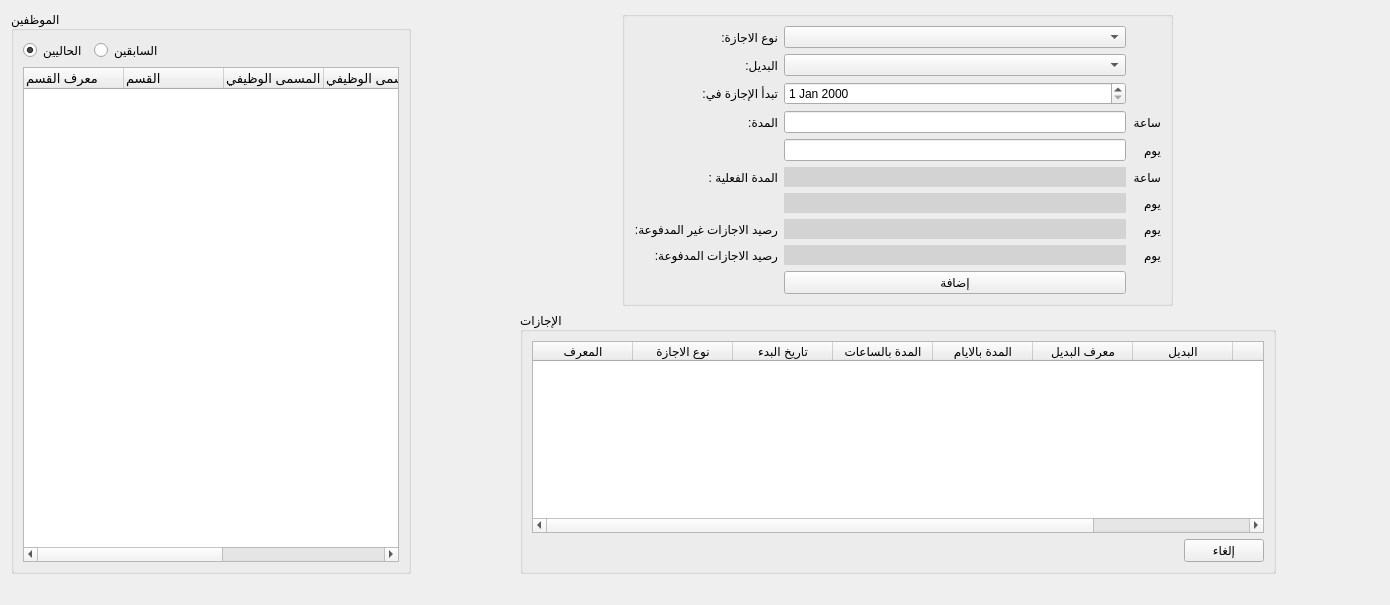
     <widget class="QWidget" name="tab_3">
      <attribute name="title">
       <string>الاجازات</string>
      </attribute>
      <layout class="QGridLayout" name="gridLayout_16">
       <item row="0" column="1" colspan="2">
        <spacer name="horizontalSpacer_8">
         <property name="orientation">
          <enum>Qt::Horizontal</enum>
         </property>
         <property name="sizeType">
          <enum>QSizePolicy::Expanding</enum>
         </property>
         <property name="sizeHint" stdset="0">
          <size>
           <width>199</width>
           <height>20</height>
          </size>
         </property>
        </spacer>
       </item>
       <item row="0" column="3">
        <widget class="QGroupBox" name="groupBox">
         <property name="title">
          <string/>
         </property>
         <layout class="QGridLayout" name="gridLayout_15">
          <item row="8" column="0">
           <widget class="QLabel" name="label_11">
            <property name="text">
             <string>رصيد الاجازات المدفوعة:</string>
            </property>
           </widget>
          </item>
          <item row="3" column="1">
           <widget class="QLineEdit" name="leave_duration_hours_input"/>
          </item>
          <item row="3" column="2">
           <widget class="QLabel" name="label_5">
            <property name="text">
             <string>ساعة</string>
            </property>
           </widget>
          </item>
          <item row="2" column="0">
           <widget class="QLabel" name="label_7">
            <property name="text">
             <string>تبدأ الإجازة في:</string>
            </property>
           </widget>
          </item>
          <item row="9" column="1">
           <widget class="QPushButton" name="add_leave_btn">
            <property name="enabled">
             <bool>true</bool>
            </property>
            <property name="text">
             <string>إضافة</string>
            </property>
           </widget>
          </item>
          <item row="5" column="0">
           <widget class="QLabel" name="label_90">
            <property name="text">
             <string>المدة الفعلية :</string>
            </property>
           </widget>
          </item>
          <item row="0" column="1">
           <widget class="QComboBox" name="leave_type_combobox"/>
          </item>
          <item row="6" column="2">
           <widget class="QLabel" name="label_91">
            <property name="text">
             <string>يوم</string>
            </property>
           </widget>
          </item>
          <item row="1" column="0">
           <widget class="QLabel" name="label_3">
            <property name="text">
             <string>البديل:</string>
            </property>
           </widget>
          </item>
          <item row="8" column="1">
           <widget class="QLineEdit" name="paid_leave_remaining_days_balance_input">
            <property name="enabled">
             <bool>false</bool>
            </property>
            <property name="styleSheet">
             <string notr="true">background-color:lightgray;
color:black;
border-style: none;
height:20;</string>
            </property>
           </widget>
          </item>
          <item row="8" column="2">
           <widget class="QLabel" name="label_88">
            <property name="text">
             <string>يوم</string>
            </property>
           </widget>
          </item>
          <item row="4" column="2">
           <widget class="QLabel" name="label_6">
            <property name="text">
             <string>يوم</string>
            </property>
           </widget>
          </item>
          <item row="0" column="0">
           <widget class="QLabel" name="label_2">
            <property name="text">
             <string>نوع الاجازة:</string>
            </property>
           </widget>
          </item>
          <item row="6" column="1">
           <widget class="QLineEdit" name="actual_leave_duration_days_input">
            <property name="enabled">
             <bool>false</bool>
            </property>
            <property name="styleSheet">
             <string notr="true">background-color:lightgray;
color:black;
border-style: none;
height:20;</string>
            </property>
           </widget>
          </item>
          <item row="3" column="0">
           <widget class="QLabel" name="label_4">
            <property name="text">
             <string>المدة:</string>
            </property>
           </widget>
          </item>
          <item row="4" column="1">
           <widget class="QLineEdit" name="leave_duration_days_input">
            <property name="enabled">
             <bool>true</bool>
            </property>
            <property name="styleSheet">
             <string notr="true"/>
            </property>
           </widget>
          </item>
          <item row="7" column="2">
           <widget class="QLabel" name="label_8">
            <property name="text">
             <string>يوم</string>
            </property>
           </widget>
          </item>
          <item row="5" column="1">
           <widget class="QLineEdit" name="actual_leave_duration_hours_input">
            <property name="enabled">
             <bool>false</bool>
            </property>
            <property name="styleSheet">
             <string notr="true">background-color:lightgray;
color:black;
border-style: none;
height:20;</string>
            </property>
           </widget>
          </item>
          <item row="5" column="2">
           <widget class="QLabel" name="label_92">
            <property name="text">
             <string>ساعة</string>
            </property>
           </widget>
          </item>
          <item row="7" column="0">
           <widget class="QLabel" name="label_10">
            <property name="text">
             <string>رصيد الاجازات غير المدفوعة:</string>
            </property>
           </widget>
          </item>
          <item row="1" column="1">
           <widget class="QComboBox" name="leave_alternative_combobox"/>
          </item>
          <item row="7" column="1">
           <widget class="QLineEdit" name="unpaid_leave_remaining_days_balance_input">
            <property name="enabled">
             <bool>false</bool>
            </property>
            <property name="styleSheet">
             <string notr="true">background-color:lightgray;
color:black;
border-style: none;
height:20;</string>
            </property>
           </widget>
          </item>
          <item row="2" column="1">
           <widget class="QDateEdit" name="leave_start_input"/>
          </item>
         </layout>
        </widget>
       </item>
       <item row="0" column="4" colspan="2">
        <spacer name="horizontalSpacer_9">
         <property name="orientation">
          <enum>Qt::Horizontal</enum>
         </property>
         <property name="sizeType">
          <enum>QSizePolicy::Expanding</enum>
         </property>
         <property name="sizeHint" stdset="0">
          <size>
           <width>200</width>
           <height>20</height>
          </size>
         </property>
        </spacer>
       </item>
       <item row="1" column="2" colspan="3">
        <widget class="QGroupBox" name="employees_groupbox_7">
         <property name="title">
          <string>الإجازات</string>
         </property>
         <layout class="QGridLayout" name="gridLayout_17">
          <item row="0" column="0" colspan="2">
           <widget class="QTableWidget" name="leaves_table">
            <property name="enabled">
             <bool>true</bool>
            </property>
            <column>
             <property name="text">
              <string>المعرف</string>
             </property>
            </column>
            <column>
             <property name="text">
              <string>نوع الاجازة</string>
             </property>
            </column>
            <column>
             <property name="text">
              <string>تاريخ البدء</string>
             </property>
            </column>
            <column>
             <property name="text">
              <string>المدة بالساعات</string>
             </property>
            </column>
            <column>
             <property name="text">
              <string>المدة بالايام</string>
             </property>
            </column>
            <column>
             <property name="text">
              <string>معرف البديل</string>
             </property>
            </column>
            <column>
             <property name="text">
              <string>البديل</string>
             </property>
            </column>
            <column>
             <property name="text">
              <string>التاريخ</string>
             </property>
            </column>
            <column>
             <property name="text">
              <string>الحالة</string>
             </property>
            </column>
           </widget>
          </item>
          <item row="1" column="1">
           <widget class="QPushButton" name="leave_cancel_btn">
            <property name="text">
             <string>إلغاء</string>
            </property>
           </widget>
          </item>
          <item row="1" column="0">
           <spacer name="horizontalSpacer_10">
            <property name="orientation">
             <enum>Qt::Horizontal</enum>
            </property>
            <property name="sizeType">
             <enum>QSizePolicy::Expanding</enum>
            </property>
            <property name="sizeHint" stdset="0">
             <size>
              <width>646</width>
              <height>20</height>
             </size>
            </property>
           </spacer>
          </item>
         </layout>
        </widget>
       </item>
       <item row="2" column="1">
        <spacer name="horizontalSpacer_7">
         <property name="orientation">
          <enum>Qt::Horizontal</enum>
         </property>
         <property name="sizeType">
          <enum>QSizePolicy::Fixed</enum>
         </property>
         <property name="sizeHint" stdset="0">
          <size>
           <width>50</width>
           <height>20</height>
          </size>
         </property>
        </spacer>
       </item>
       <item row="2" column="5">
        <spacer name="horizontalSpacer_6">
         <property name="orientation">
          <enum>Qt::Horizontal</enum>
         </property>
         <property name="sizeType">
          <enum>QSizePolicy::Fixed</enum>
         </property>
         <property name="sizeHint" stdset="0">
          <size>
           <width>50</width>
           <height>20</height>
          </size>
         </property>
        </spacer>
       </item>
       <item row="0" column="0" rowspan="2">
        <widget class="QGroupBox" name="employees_groupbox_6">
         <property name="minimumSize">
          <size>
           <width>400</width>
           <height>0</height>
          </size>
         </property>
         <property name="title">
          <string>الموظفين</string>
         </property>
         <layout class="QGridLayout" name="gridLayout_51">
          <item row="0" column="0">
           <widget class="QRadioButton" name="leaves_current_employees">
            <property name="text">
             <string>الحاليين</string>
            </property>
            <property name="checked">
             <bool>true</bool>
            </property>
           </widget>
          </item>
          <item row="0" column="1">
           <widget class="QRadioButton" name="leaves_resigned_employees">
            <property name="text">
             <string>السابقين</string>
            </property>
           </widget>
          </item>
          <item row="0" column="2">
           <spacer name="horizontalSpacer_30">
            <property name="orientation">
             <enum>Qt::Horizontal</enum>
            </property>
            <property name="sizeHint" stdset="0">
             <size>
              <width>124</width>
              <height>20</height>
             </size>
            </property>
           </spacer>
          </item>
          <item row="1" column="0" colspan="3">
           <widget class="QTreeWidget" name="leaves_employees_tree">
            <property name="font">
             <font>
              <pointsize>10</pointsize>
             </font>
            </property>
            <property name="alternatingRowColors">
             <bool>false</bool>
            </property>
            <column>
             <property name="text">
              <string>معرف القسم</string>
             </property>
            </column>
            <column>
             <property name="text">
              <string>القسم</string>
             </property>
            </column>
            <column>
             <property name="text">
              <string>معرف المسمى الوظيفي</string>
             </property>
            </column>
            <column>
             <property name="text">
              <string>المسمى الوظيفي</string>
             </property>
            </column>
            <column>
             <property name="text">
              <string>معرف الموظف</string>
             </property>
            </column>
            <column>
             <property name="text">
              <string>الموظف</string>
             </property>
            </column>
            <column>
             <property name="text">
              <string>تاريخ الاستقالة</string>
             </property>
            </column>
           </widget>
          </item>
         </layout>
        </widget>
       </item>
      </layout>
     </widget>
